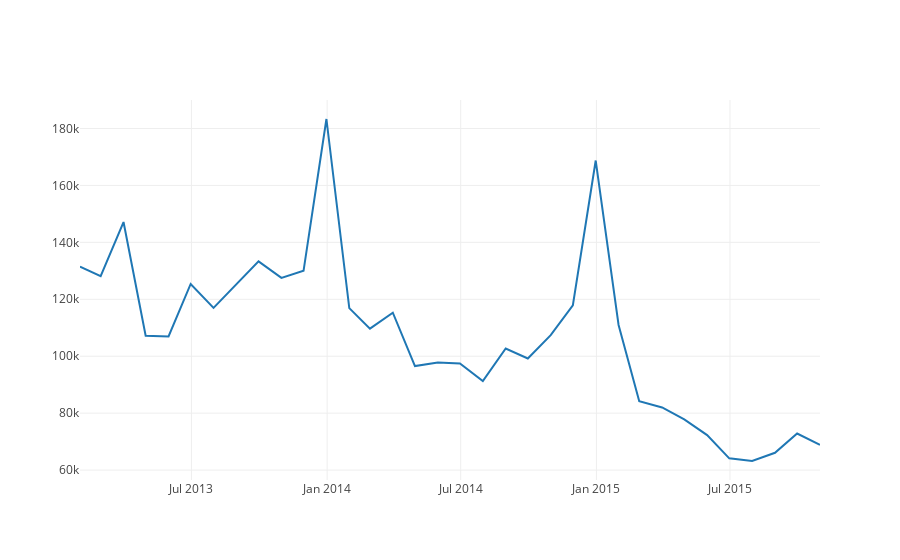

Here is the notebook cell this chart was saved with:
### Markdown cell above
There is a decreasing trend ite items sold over time, with some clear seasonality

### Code cell
# Lets check how the time trends are
sales_train_month = sales_train[["date", "item_cnt_day"]].resample("M", on="date").sum()

# Create a trace
trace = go.Scatter(
    x = sales_train_month.index,
    y = sales_train_month.item_cnt_day,
    name="unclipped"
)

data = [trace]
iplot(data, filename='basic-line')

### Figure 1 — Plotly figure (JSON) as saved in the notebook; plotly's stock layout.template omitted (floating-point values rounded to 4 significant figures)
{"data": [{"name": "unclipped", "type": "scatter", "uid": "3e9ca653-3984-48db-b812-6994532f2d25", "x": ["2013-01-31", "2013-02-28", "2013-03-31", "2013-04-30", "2013-05-31", "2013-06-30", "2013-07-31", "2013-08-31", "2013-09-30", "2013-10-31", "2013-11-30", "2013-12-31", "2014-01-31", "2014-02-28", "2014-03-31", "2014-04-30", "2014-05-31", "2014-06-30", "2014-07-31", "2014-08-31", "2014-09-30", "2014-10-31", "2014-11-30", "2014-12-31", "2015-01-31", "2015-02-28", "2015-03-31", "2015-04-30", "2015-05-31", "2015-06-30", "2015-07-31", "2015-08-31", "2015-09-30", "2015-10-31"], "y": [131478, 128090, 147142, 107190, 106970, 125381, 116966, 125291, 133332, 127541, 130009, 183341, 116899, 109686, 115296, 96556, 97789, 97429, 91279, 102721, 99208, 107422, 117845, 168754, 110971, 84198, 82014, 77827, 72295, 64114, 63187, 66079, 72843, 68887]}], "layout": {}}
